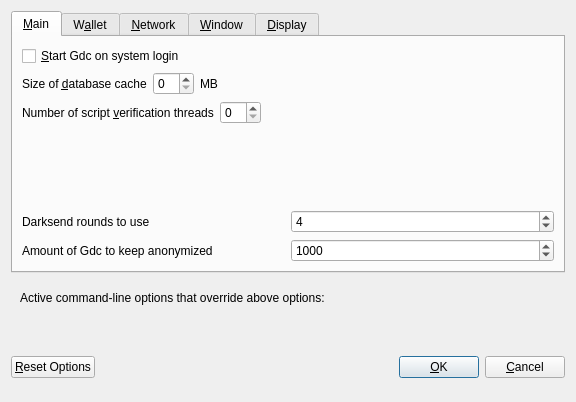
<?xml version="1.0" encoding="UTF-8"?>
<ui version="4.0">
 <class>OptionsDialog</class>
 <widget class="QDialog" name="OptionsDialog">
  <property name="geometry">
   <rect>
    <x>0</x>
    <y>0</y>
    <width>576</width>
    <height>402</height>
   </rect>
  </property>
  <property name="windowTitle">
   <string>Options</string>
  </property>
  <property name="modal">
   <bool>true</bool>
  </property>
  <layout class="QVBoxLayout" name="verticalLayout">
   <item>
    <widget class="QTabWidget" name="tabWidget">
     <property name="currentIndex">
      <number>0</number>
     </property>
     <widget class="QWidget" name="tabMain">
      <attribute name="title">
       <string>&amp;Main</string>
      </attribute>
      <layout class="QVBoxLayout" name="verticalLayout_Main">
       <item>
        <widget class="QCheckBox" name="bitcoinAtStartup">
         <property name="toolTip">
          <string>Automatically start Gdc after logging in to the system.</string>
         </property>
         <property name="text">
          <string>&amp;Start Gdc on system login</string>
         </property>
        </widget>
       </item>
       <item>
        <layout class="QHBoxLayout" name="horizontalLayout_2_Main">
         <item>
          <widget class="QLabel" name="databaseCacheLabel">
           <property name="text">
            <string>Size of &amp;database cache</string>
           </property>
           <property name="textFormat">
            <enum>Qt::PlainText</enum>
           </property>
           <property name="buddy">
            <cstring>databaseCache</cstring>
           </property>
          </widget>
         </item>
         <item>
          <widget class="QSpinBox" name="databaseCache"/>
         </item>
         <item>
          <widget class="QLabel" name="databaseCacheUnitLabel">
           <property name="text">
            <string>MB</string>
           </property>
           <property name="textFormat">
            <enum>Qt::PlainText</enum>
           </property>
          </widget>
         </item>
         <item>
          <spacer name="horizontalSpacer_2_Main">
           <property name="orientation">
            <enum>Qt::Horizontal</enum>
           </property>
           <property name="sizeHint" stdset="0">
            <size>
             <width>40</width>
             <height>20</height>
            </size>
           </property>
          </spacer>
         </item>
        </layout>
       </item>
       <item>
        <layout class="QHBoxLayout" name="horizontalLayout_3_Main">
         <item>
          <widget class="QLabel" name="threadsScriptVerifLabel">
           <property name="text">
            <string>Number of script &amp;verification threads</string>
           </property>
           <property name="textFormat">
            <enum>Qt::PlainText</enum>
           </property>
           <property name="buddy">
            <cstring>threadsScriptVerif</cstring>
           </property>
          </widget>
         </item>
         <item>
          <widget class="QSpinBox" name="threadsScriptVerif">
           <property name="toolTip">
            <string>(0 = auto, &lt;0 = leave that many cores free)</string>
           </property>
          </widget>
         </item>
         <item>
          <spacer name="horizontalSpacer_3_Main">
           <property name="orientation">
            <enum>Qt::Horizontal</enum>
           </property>
           <property name="sizeHint" stdset="0">
            <size>
             <width>40</width>
             <height>20</height>
            </size>
           </property>
          </spacer>
         </item>
        </layout>
       </item>
       <item>
        <spacer name="verticalSpacer_Main">
         <property name="orientation">
          <enum>Qt::Vertical</enum>
         </property>
         <property name="sizeHint" stdset="0">
          <size>
           <width>20</width>
           <height>40</height>
          </size>
         </property>
        </spacer>
       </item>
       <item>
        <layout class="QHBoxLayout" name="horizontalLayout_4_Main">
         <item>
          <widget class="QLabel" name="label">
           <property name="toolTip">
            <string>This setting determines the amount of individual masternodes that an input will be anonymized through.&lt;br/&gt;More rounds of anonymization gives a higher degree of privacy, but also costs more in fees.</string>
           </property>
           <property name="text">
            <string>Darksend rounds to use</string>
           </property>
          </widget>
         </item>
         <item>
          <widget class="QSpinBox" name="darksendRounds">
           <property name="minimum">
            <number>2</number>
           </property>
           <property name="maximum">
            <number>8</number>
           </property>
           <property name="value">
            <number>4</number>
           </property>
          </widget>
         </item>
        </layout>
       </item>
       <item>
        <layout class="QHBoxLayout" name="horizontalLayout">
         <item>
          <widget class="QLabel" name="label_2">
           <property name="toolTip">
            <string>This amount acts as a threshold to turn off Darksend once it's reached.</string>
           </property>
           <property name="statusTip">
            <string notr="true"/>
           </property>
           <property name="whatsThis">
            <string notr="true"/>
           </property>
           <property name="accessibleName">
            <string notr="true"/>
           </property>
           <property name="accessibleDescription">
            <string notr="true"/>
           </property>
           <property name="text">
            <string>Amount of Gdc to keep anonymized</string>
           </property>
          </widget>
         </item>
         <item>
          <widget class="QSpinBox" name="anonymizeDarkcoin">
           <property name="minimum">
            <number>2</number>
           </property>
           <property name="maximum">
            <number>2000</number>
           </property>
           <property name="singleStep">
            <number>10</number>
           </property>
           <property name="value">
            <number>1000</number>
           </property>
          </widget>
         </item>
        </layout>
       </item>
      </layout>
     </widget>
     <widget class="QWidget" name="tabWallet">
      <attribute name="title">
       <string>W&amp;allet</string>
      </attribute>
      <layout class="QVBoxLayout" name="verticalLayout_Wallet">
       <item>
        <widget class="QGroupBox" name="groupBox">
         <property name="title">
          <string>Expert</string>
         </property>
         <layout class="QVBoxLayout" name="verticalLayout_2">
          <item>
           <widget class="QCheckBox" name="coinControlFeatures">
            <property name="toolTip">
             <string>Whether to show coin control features or not.</string>
            </property>
            <property name="text">
             <string>Enable coin &amp;control features</string>
            </property>
           </widget>
          </item>
          <item>
           <widget class="QCheckBox" name="spendZeroConfChange">
            <property name="toolTip">
             <string>If you disable the spending of unconfirmed change, the change from a transaction&lt;br/&gt;cannot be used until that transaction has at least one confirmation.&lt;br/&gt;This also affects how your balance is computed.</string>
            </property>
            <property name="text">
             <string>&amp;Spend unconfirmed change</string>
            </property>
           </widget>
          </item>
         </layout>
        </widget>
       </item>
       <item>
        <spacer name="verticalSpacer_Wallet">
         <property name="orientation">
          <enum>Qt::Vertical</enum>
         </property>
         <property name="sizeHint" stdset="0">
          <size>
           <width>20</width>
           <height>40</height>
          </size>
         </property>
        </spacer>
       </item>
      </layout>
     </widget>
     <widget class="QWidget" name="tabNetwork">
      <attribute name="title">
       <string>&amp;Network</string>
      </attribute>
      <layout class="QVBoxLayout" name="verticalLayout_Network">
       <item>
        <widget class="QCheckBox" name="mapPortUpnp">
         <property name="toolTip">
          <string>Automatically open the Gdc client port on the router. This only works when your router supports UPnP and it is enabled.</string>
         </property>
         <property name="text">
          <string>Map port using &amp;UPnP</string>
         </property>
        </widget>
       </item>
       <item>
        <widget class="QCheckBox" name="allowIncoming">
         <property name="toolTip">
          <string>Accept connections from outside</string>
         </property>
         <property name="text">
          <string>Allow incoming connections</string>
         </property>
        </widget>
       </item>
       <item>
        <widget class="QCheckBox" name="connectSocks">
         <property name="toolTip">
          <string>Connect to the Gdc network through a SOCKS5 proxy.</string>
         </property>
         <property name="text">
          <string>&amp;Connect through SOCKS5 proxy (default proxy):</string>
         </property>
        </widget>
       </item>
       <item>
        <layout class="QHBoxLayout" name="horizontalLayout_1_Network">
         <item>
          <widget class="QLabel" name="proxyIpLabel">
           <property name="text">
            <string>Proxy &amp;IP:</string>
           </property>
           <property name="textFormat">
            <enum>Qt::PlainText</enum>
           </property>
           <property name="buddy">
            <cstring>proxyIp</cstring>
           </property>
          </widget>
         </item>
         <item>
          <widget class="QValidatedLineEdit" name="proxyIp">
           <property name="minimumSize">
            <size>
             <width>140</width>
             <height>0</height>
            </size>
           </property>
           <property name="maximumSize">
            <size>
             <width>140</width>
             <height>16777215</height>
            </size>
           </property>
           <property name="toolTip">
            <string>IP address of the proxy (e.g. IPv4: 127.0.0.1 / IPv6: ::1)</string>
           </property>
          </widget>
         </item>
         <item>
          <widget class="QLabel" name="proxyPortLabel">
           <property name="text">
            <string>&amp;Port:</string>
           </property>
           <property name="textFormat">
            <enum>Qt::PlainText</enum>
           </property>
           <property name="buddy">
            <cstring>proxyPort</cstring>
           </property>
          </widget>
         </item>
         <item>
          <widget class="QLineEdit" name="proxyPort">
           <property name="minimumSize">
            <size>
             <width>55</width>
             <height>0</height>
            </size>
           </property>
           <property name="maximumSize">
            <size>
             <width>55</width>
             <height>16777215</height>
            </size>
           </property>
           <property name="toolTip">
            <string>Port of the proxy (e.g. 9050)</string>
           </property>
          </widget>
         </item>
         <item>
          <spacer name="horizontalSpacer_1_Network">
           <property name="orientation">
            <enum>Qt::Horizontal</enum>
           </property>
           <property name="sizeHint" stdset="0">
            <size>
             <width>40</width>
             <height>20</height>
            </size>
           </property>
          </spacer>
         </item>
        </layout>
       </item>
       <item>
        <spacer name="verticalSpacer_Network">
         <property name="orientation">
          <enum>Qt::Vertical</enum>
         </property>
         <property name="sizeHint" stdset="0">
          <size>
           <width>20</width>
           <height>40</height>
          </size>
         </property>
        </spacer>
       </item>
      </layout>
     </widget>
     <widget class="QWidget" name="tabWindow">
      <attribute name="title">
       <string>&amp;Window</string>
      </attribute>
      <layout class="QVBoxLayout" name="verticalLayout_Window">
       <item>
        <widget class="QCheckBox" name="minimizeToTray">
         <property name="toolTip">
          <string>Show only a tray icon after minimizing the window.</string>
         </property>
         <property name="text">
          <string>&amp;Minimize to the tray instead of the taskbar</string>
         </property>
        </widget>
       </item>
       <item>
        <widget class="QCheckBox" name="minimizeOnClose">
         <property name="toolTip">
          <string>Minimize instead of exit the application when the window is closed. When this option is enabled, the application will be closed only after selecting Quit in the menu.</string>
         </property>
         <property name="text">
          <string>M&amp;inimize on close</string>
         </property>
        </widget>
       </item>
       <item>
        <spacer name="verticalSpacer_Window">
         <property name="orientation">
          <enum>Qt::Vertical</enum>
         </property>
         <property name="sizeHint" stdset="0">
          <size>
           <width>20</width>
           <height>40</height>
          </size>
         </property>
        </spacer>
       </item>
      </layout>
     </widget>
     <widget class="QWidget" name="tabDisplay">
      <attribute name="title">
       <string>&amp;Display</string>
      </attribute>
      <layout class="QVBoxLayout" name="verticalLayout_Display">
       <item>
        <layout class="QHBoxLayout" name="horizontalLayout_1_Display">
         <item>
          <widget class="QLabel" name="langLabel">
           <property name="text">
            <string>User Interface &amp;language:</string>
           </property>
           <property name="textFormat">
            <enum>Qt::PlainText</enum>
           </property>
           <property name="buddy">
            <cstring>lang</cstring>
           </property>
          </widget>
         </item>
         <item>
          <widget class="QValueComboBox" name="lang">
           <property name="toolTip">
            <string>The user interface language can be set here. This setting will take effect after restarting Gdc.</string>
           </property>
          </widget>
         </item>
        </layout>
       </item>
       <item>
        <widget class="QLabel" name="label_3">
         <property name="toolTip">
          <string notr="true"/>
         </property>
         <property name="statusTip">
          <string notr="true"/>
         </property>
         <property name="whatsThis">
          <string notr="true"/>
         </property>
         <property name="accessibleName">
          <string notr="true"/>
         </property>
         <property name="text">
          <string>Language missing or translation incomplete? Help contributing translations here:
https://www.transifex.com/projects/p/gdc/</string>
         </property>
         <property name="wordWrap">
          <bool>true</bool>
         </property>
         <property name="openExternalLinks">
          <bool>true</bool>
         </property>
         <property name="textInteractionFlags">
          <set>Qt::TextBrowserInteraction</set>
         </property>
        </widget>
       </item>
       <item>
        <layout class="QHBoxLayout" name="horizontalLayout_4_Display" stretch="0,0">
         <item>
          <widget class="QLabel" name="themeLabel">
           <property name="text">
            <string>User Interface Theme:</string>
           </property>
          </widget>
         </item>
         <item>
          <widget class="QValueComboBox" name="theme"/>
         </item>
        </layout>
       </item>
       <item>
        <widget class="Line" name="line">
         <property name="orientation">
          <enum>Qt::Horizontal</enum>
         </property>
        </widget>
       </item>
       <item>
        <layout class="QHBoxLayout" name="horizontalLayout_2_Display">
         <item>
          <widget class="QLabel" name="unitLabel">
           <property name="text">
            <string>&amp;Unit to show amounts in:</string>
           </property>
           <property name="textFormat">
            <enum>Qt::PlainText</enum>
           </property>
           <property name="buddy">
            <cstring>unit</cstring>
           </property>
          </widget>
         </item>
         <item>
          <widget class="QValueComboBox" name="unit">
           <property name="toolTip">
            <string>Choose the default subdivision unit to show in the interface and when sending coins.</string>
           </property>
          </widget>
         </item>
        </layout>
       </item>
       <item>
        <layout class="QHBoxLayout" name="horizontalLayout_5_Display">
         <item>
          <widget class="QLabel" name="digitsLabel">
           <property name="text">
            <string>Decimal digits</string>
           </property>
          </widget>
         </item>
         <item>
          <widget class="QValueComboBox" name="digits"/>
         </item>
        </layout>
       </item>
       <item>
        <layout class="QHBoxLayout" name="horizontalLayout_3_Display">
         <item>
          <widget class="QLabel" name="thirdPartyTxUrlsLabel">
           <property name="toolTip">
            <string>Third party URLs (e.g. a block explorer) that appear in the transactions tab as context menu items. %s in the URL is replaced by transaction hash. Multiple URLs are separated by vertical bar |.</string>
           </property>
           <property name="text">
            <string>Third party transaction URLs</string>
           </property>
           <property name="buddy">
            <cstring>thirdPartyTxUrls</cstring>
           </property>
          </widget>
         </item>
         <item>
          <widget class="QLineEdit" name="thirdPartyTxUrls">
           <property name="toolTip">
            <string>Third party URLs (e.g. a block explorer) that appear in the transactions tab as context menu items. %s in the URL is replaced by transaction hash. Multiple URLs are separated by vertical bar |.</string>
           </property>
          </widget>
         </item>
        </layout>
       </item>
       <item>
        <spacer name="verticalSpacer">
         <property name="orientation">
          <enum>Qt::Vertical</enum>
         </property>
         <property name="sizeHint" stdset="0">
          <size>
           <width>20</width>
           <height>40</height>
          </size>
         </property>
        </spacer>
       </item>
      </layout>
     </widget>
    </widget>
   </item>
   <item>
    <widget class="QFrame" name="frame">
     <layout class="QVBoxLayout" name="verticalLayout_Bottom">
      <item>
       <layout class="QHBoxLayout" name="horizontalLayout_Bottom">
        <item>
         <widget class="QLabel" name="overriddenByCommandLineInfoLabel">
          <property name="text">
           <string>Active command-line options that override above options:</string>
          </property>
          <property name="textFormat">
           <enum>Qt::PlainText</enum>
          </property>
         </widget>
        </item>
        <item>
         <spacer name="horizontalSpacer_Bottom">
          <property name="orientation">
           <enum>Qt::Horizontal</enum>
          </property>
          <property name="sizeHint" stdset="0">
           <size>
            <width>40</width>
            <height>20</height>
           </size>
          </property>
         </spacer>
        </item>
       </layout>
      </item>
      <item>
       <widget class="QLabel" name="overriddenByCommandLineLabel">
        <property name="text">
         <string/>
        </property>
        <property name="textFormat">
         <enum>Qt::PlainText</enum>
        </property>
        <property name="wordWrap">
         <bool>true</bool>
        </property>
       </widget>
      </item>
     </layout>
    </widget>
   </item>
   <item>
    <layout class="QHBoxLayout" name="horizontalLayout_Buttons">
     <item>
      <widget class="QPushButton" name="resetButton">
       <property name="toolTip">
        <string>Reset all client options to default.</string>
       </property>
       <property name="text">
        <string>&amp;Reset Options</string>
       </property>
       <property name="autoDefault">
        <bool>false</bool>
       </property>
      </widget>
     </item>
     <item>
      <spacer name="horizontalSpacer_1">
       <property name="orientation">
        <enum>Qt::Horizontal</enum>
       </property>
       <property name="sizeHint" stdset="0">
        <size>
         <width>40</width>
         <height>48</height>
        </size>
       </property>
      </spacer>
     </item>
     <item>
      <widget class="QLabel" name="statusLabel">
       <property name="minimumSize">
        <size>
         <width>200</width>
         <height>0</height>
        </size>
       </property>
       <property name="font">
        <font>
         <weight>75</weight>
         <bold>true</bold>
        </font>
       </property>
       <property name="text">
        <string/>
       </property>
       <property name="textFormat">
        <enum>Qt::PlainText</enum>
       </property>
       <property name="wordWrap">
        <bool>true</bool>
       </property>
      </widget>
     </item>
     <item>
      <spacer name="horizontalSpacer_2">
       <property name="orientation">
        <enum>Qt::Horizontal</enum>
       </property>
       <property name="sizeHint" stdset="0">
        <size>
         <width>40</width>
         <height>48</height>
        </size>
       </property>
      </spacer>
     </item>
     <item>
      <widget class="QPushButton" name="okButton">
       <property name="text">
        <string>&amp;OK</string>
       </property>
       <property name="autoDefault">
        <bool>false</bool>
       </property>
       <property name="default">
        <bool>true</bool>
       </property>
      </widget>
     </item>
     <item>
      <widget class="QPushButton" name="cancelButton">
       <property name="text">
        <string>&amp;Cancel</string>
       </property>
       <property name="autoDefault">
        <bool>false</bool>
       </property>
      </widget>
     </item>
    </layout>
   </item>
  </layout>
 </widget>
 <customwidgets>
  <customwidget>
   <class>QValidatedLineEdit</class>
   <extends>QLineEdit</extends>
   <header>qvalidatedlineedit.h</header>
  </customwidget>
  <customwidget>
   <class>QValueComboBox</class>
   <extends>QComboBox</extends>
   <header>qvaluecombobox.h</header>
  </customwidget>
 </customwidgets>
 <resources/>
 <connections/>
</ui>
